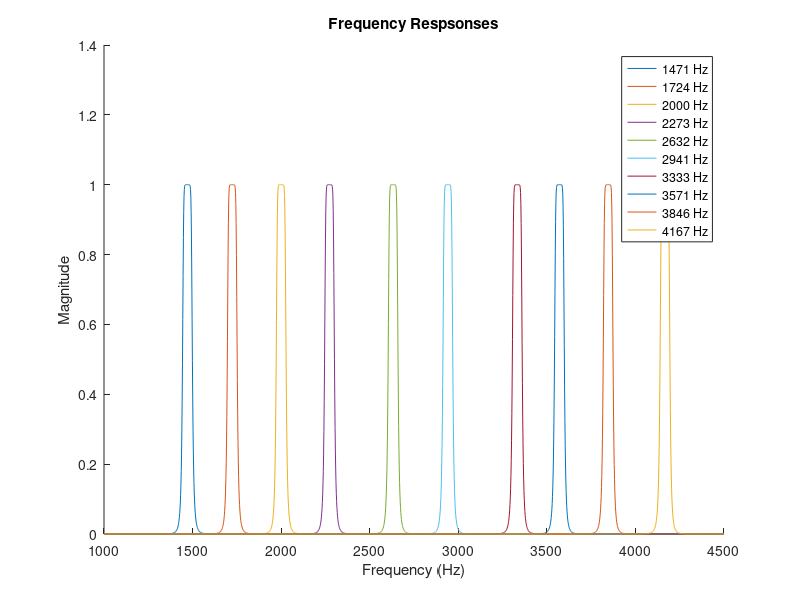

Write the MATLAB code that produced this figure.
%% Setup
clc, clear, close all;
% Player center frequencies in H
f_players = [1471, 1724, 2000, 2273, 2632, 2941, 3333, 3571, 3846, 4167];
denoms = zeros(11,10);
nums = zeros(11,10);
f_s = 10000; % sampling frequency (remember we have decimated)
BW = 50; % Full bandwidth of filters in Hz

%% 3.1
figure;
hold on;
for i = 1:10
   f_lower = f_players(i) - BW/2; % Lower corner frequency of BPF
   f_upper = f_players(i) + BW/2; % Upper corner frequency of BPF
   [b1, a1] = butter(5, [f_lower*2/f_s, f_upper*2/f_s]);
   nums(:, i) = b1;
   denoms(:, i) = a1;
   % IMPORTANT: ‘butter’ takes frequency specifications in half cycles/sample,
   % not Hz, hence the division by f_s and multiplication by 2
   f_axis = linspace(1000, 4500, 2000); % create a freq axis from 1 to 4.5 kHz
   H1 = freqz(b1, a1, f_axis, f_s); % calculates the freq response H1
   % at the frequencies in f axis
   plot(f_axis, abs(H1)); % magnitude of the frequency response
end

hold off;
xlabel("Frequency (Hz)");
ylabel("Magnitude");
title("Frequency Respsonses");
legend("1471 Hz", "1724 Hz", "2000 Hz", "2273 Hz", "2632 Hz", "2941 Hz", "3333 Hz", "3571 Hz", "3846 Hz", "4167 Hz")